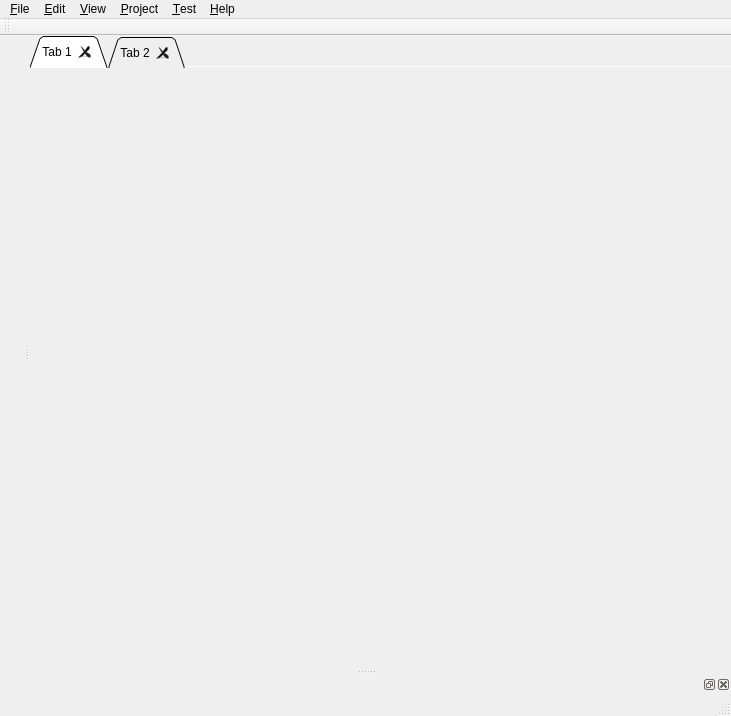
<?xml version="1.0" encoding="UTF-8"?>
<ui version="4.0">
 <class>MainWindow</class>
 <widget class="QMainWindow" name="MainWindow">
  <property name="geometry">
   <rect>
    <x>0</x>
    <y>0</y>
    <width>731</width>
    <height>716</height>
   </rect>
  </property>
  <property name="windowTitle">
   <string>RustSpawn</string>
  </property>
  <widget class="QWidget" name="centralWidget">
   <layout class="QVBoxLayout" name="verticalLayout">
    <property name="spacing">
     <number>3</number>
    </property>
    <property name="leftMargin">
     <number>0</number>
    </property>
    <property name="topMargin">
     <number>0</number>
    </property>
    <property name="rightMargin">
     <number>0</number>
    </property>
    <property name="bottomMargin">
     <number>0</number>
    </property>
    <item>
     <widget class="QTabWidget" name="editorsTabWidget">
      <property name="sizePolicy">
       <sizepolicy hsizetype="Preferred" vsizetype="Preferred">
        <horstretch>0</horstretch>
        <verstretch>0</verstretch>
       </sizepolicy>
      </property>
      <property name="tabPosition">
       <enum>QTabWidget::North</enum>
      </property>
      <property name="tabShape">
       <enum>QTabWidget::Triangular</enum>
      </property>
      <property name="currentIndex">
       <number>0</number>
      </property>
      <property name="elideMode">
       <enum>Qt::ElideNone</enum>
      </property>
      <property name="documentMode">
       <bool>true</bool>
      </property>
      <property name="tabsClosable">
       <bool>true</bool>
      </property>
      <property name="movable">
       <bool>true</bool>
      </property>
      <widget class="QWidget" name="tab">
       <attribute name="title">
        <string>Tab 1</string>
       </attribute>
       <layout class="QVBoxLayout" name="verticalLayout_2">
        <property name="leftMargin">
         <number>0</number>
        </property>
        <property name="topMargin">
         <number>0</number>
        </property>
        <property name="rightMargin">
         <number>0</number>
        </property>
        <property name="bottomMargin">
         <number>0</number>
        </property>
       </layout>
      </widget>
      <widget class="QWidget" name="tab_2">
       <attribute name="title">
        <string>Tab 2</string>
       </attribute>
      </widget>
     </widget>
    </item>
   </layout>
  </widget>
  <widget class="QMenuBar" name="menuBar">
   <property name="geometry">
    <rect>
     <x>0</x>
     <y>0</y>
     <width>731</width>
     <height>21</height>
    </rect>
   </property>
   <widget class="QMenu" name="menu_File">
    <property name="title">
     <string>&amp;File</string>
    </property>
    <widget class="QMenu" name="menu_Recent">
     <property name="title">
      <string>&amp;Recent</string>
     </property>
     <addaction name="actionNo_recent_opened_file"/>
    </widget>
    <addaction name="action_New"/>
    <addaction name="separator"/>
    <addaction name="action_Open"/>
    <addaction name="action_Save"/>
    <addaction name="actionSave_as"/>
    <addaction name="actionSave_All"/>
    <addaction name="actionClose_tab"/>
    <addaction name="separator"/>
    <addaction name="menu_Recent"/>
    <addaction name="separator"/>
    <addaction name="action_Quit"/>
   </widget>
   <widget class="QMenu" name="menu_Help">
    <property name="title">
     <string>&amp;Help</string>
    </property>
    <addaction name="actionUser_Guide"/>
    <addaction name="actionExamples_Tutorials"/>
    <addaction name="separator"/>
    <addaction name="actionAbout_Qt"/>
    <addaction name="actionAbout_Rust_lang_compiler"/>
    <addaction name="separator"/>
    <addaction name="actionAbout_RustSpawn"/>
   </widget>
   <widget class="QMenu" name="menu_Edit">
    <property name="title">
     <string>&amp;Edit</string>
    </property>
    <widget class="QMenu" name="menuEncoding">
     <property name="title">
      <string>Encoding</string>
     </property>
     <addaction name="actionANSI"/>
    </widget>
    <addaction name="menuEncoding"/>
    <addaction name="separator"/>
    <addaction name="actionPrefere_nces"/>
   </widget>
   <widget class="QMenu" name="menu_View">
    <property name="title">
     <string>&amp;View</string>
    </property>
    <widget class="QMenu" name="menuLanguages">
     <property name="title">
      <string>Languages</string>
     </property>
     <addaction name="actionDefault"/>
    </widget>
    <addaction name="actionToolbar"/>
    <addaction name="actionStatus_bar"/>
    <addaction name="actionSidebar"/>
    <addaction name="menuLanguages"/>
   </widget>
   <widget class="QMenu" name="menu_Project">
    <property name="title">
     <string>&amp;Project</string>
    </property>
    <widget class="QMenu" name="menu_New">
     <property name="title">
      <string>&amp;New</string>
     </property>
     <addaction name="actionLocal"/>
     <addaction name="actionFrom_Git"/>
    </widget>
    <addaction name="menu_New"/>
   </widget>
   <widget class="QMenu" name="menu_Tests">
    <property name="title">
     <string>&amp;Test</string>
    </property>
   </widget>
   <addaction name="menu_File"/>
   <addaction name="menu_Edit"/>
   <addaction name="menu_View"/>
   <addaction name="menu_Project"/>
   <addaction name="menu_Tests"/>
   <addaction name="menu_Help"/>
  </widget>
  <widget class="QToolBar" name="mainToolBar">
   <attribute name="toolBarArea">
    <enum>TopToolBarArea</enum>
   </attribute>
   <attribute name="toolBarBreak">
    <bool>false</bool>
   </attribute>
  </widget>
  <widget class="QStatusBar" name="statusBar"/>
  <widget class="QDockWidget" name="dockWidget">
   <property name="features">
    <set>QDockWidget::NoDockWidgetFeatures</set>
   </property>
   <property name="allowedAreas">
    <set>Qt::LeftDockWidgetArea</set>
   </property>
   <attribute name="dockWidgetArea">
    <number>1</number>
   </attribute>
   <widget class="QWidget" name="dockWidgetContents"/>
  </widget>
  <widget class="QDockWidget" name="dockWidget_2">
   <property name="floating">
    <bool>false</bool>
   </property>
   <property name="features">
    <set>QDockWidget::AllDockWidgetFeatures</set>
   </property>
   <property name="allowedAreas">
    <set>Qt::BottomDockWidgetArea</set>
   </property>
   <attribute name="dockWidgetArea">
    <number>8</number>
   </attribute>
   <widget class="QWidget" name="dockWidgetContents_2"/>
  </widget>
  <action name="actionAbout_Qt">
   <property name="text">
    <string>About &amp;Qt</string>
   </property>
  </action>
  <action name="action_Quit">
   <property name="text">
    <string>&amp;Quit</string>
   </property>
   <property name="shortcut">
    <string>Ctrl+Q</string>
   </property>
  </action>
  <action name="actionPrefere_nces">
   <property name="text">
    <string>Prefere&amp;nces</string>
   </property>
  </action>
  <action name="actionToolbar">
   <property name="checkable">
    <bool>true</bool>
   </property>
   <property name="text">
    <string>Toolbar</string>
   </property>
  </action>
  <action name="actionStatus_bar">
   <property name="checkable">
    <bool>true</bool>
   </property>
   <property name="text">
    <string>Status bar</string>
   </property>
  </action>
  <action name="actionSidebar">
   <property name="checkable">
    <bool>true</bool>
   </property>
   <property name="text">
    <string>Sidebar</string>
   </property>
  </action>
  <action name="actionAbout_RustSpawn">
   <property name="text">
    <string>About &amp;RustSpawn</string>
   </property>
  </action>
  <action name="actionUser_Guide">
   <property name="text">
    <string>User Manual</string>
   </property>
  </action>
  <action name="actionDefault">
   <property name="text">
    <string>Default</string>
   </property>
  </action>
  <action name="actionLocal">
   <property name="text">
    <string>Local</string>
   </property>
  </action>
  <action name="actionFrom_Git">
   <property name="text">
    <string>From Git</string>
   </property>
  </action>
  <action name="action_Save">
   <property name="text">
    <string>&amp;Save</string>
   </property>
   <property name="shortcut">
    <string>Ctrl+S</string>
   </property>
  </action>
  <action name="action_Open">
   <property name="text">
    <string>&amp;Open</string>
   </property>
   <property name="shortcut">
    <string>Ctrl+O</string>
   </property>
  </action>
  <action name="actionSave_as">
   <property name="text">
    <string>Save as...</string>
   </property>
   <property name="shortcut">
    <string>Ctrl+Shift+S</string>
   </property>
  </action>
  <action name="actionSave_All">
   <property name="text">
    <string>Save &amp;All</string>
   </property>
  </action>
  <action name="action_New">
   <property name="text">
    <string>&amp;New...</string>
   </property>
   <property name="shortcut">
    <string>Ctrl+N</string>
   </property>
  </action>
  <action name="actionNo_recent_opened_file">
   <property name="enabled">
    <bool>false</bool>
   </property>
   <property name="text">
    <string>No recent opened file</string>
   </property>
  </action>
  <action name="actionANSI">
   <property name="text">
    <string>ANSI</string>
   </property>
  </action>
  <action name="actionAbout_Rust_lang_compiler">
   <property name="text">
    <string>About Rust lang &amp;&amp; compiler</string>
   </property>
  </action>
  <action name="actionExamples_Tutorials">
   <property name="text">
    <string>Examples &amp;&amp; Tutorials</string>
   </property>
  </action>
  <action name="actionClose_tab">
   <property name="text">
    <string>Close tab</string>
   </property>
   <property name="shortcut">
    <string>Ctrl+W</string>
   </property>
  </action>
 </widget>
 <layoutdefault spacing="6" margin="11"/>
 <resources/>
 <connections/>
</ui>
